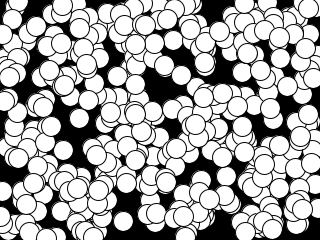
Frame 1 (no input)
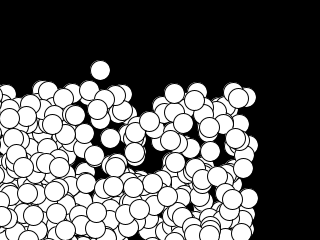
Frame 60 (the mouse pressed at the canvas centre just before this capture)
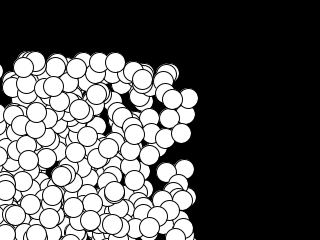
Frame 120 (the mouse held since frame 60 and released just before this capture)

The Processing sketch that drew these frames (run headless with seeded random() and noise(); from frame 60 on, the mouse is pressed at the canvas centre):

// Processing sketch: Class14_05BallsObjectsArrays
// ── Class14_05BallsObjectsArrays.pde
Ball[] b;

void setup() {
  size(320, 240);

  // how big the array is going to be
  b = new Ball[400];

  // as long as i is less than array length
  // keep looping
  for (int i = 0; i < b.length; i++) {

    int rX = int(random(0, width));
    int rY = int(random(0, height));
    b[i] = new Ball(rX, rY);
  }
}

void draw() {
  background(0);

  // another for loop to move and render
  for (int i = 0; i < b.length; i++) {
    b[i].render();
    b[i].move();
  }
}

class Ball {
  // fields
  int x, y;
  int xSpeed, ySpeed;
  int c;

  Ball(int parameterX, int parameterY) {
    // parameters
    x = parameterX;
    y = parameterY;

    // defaults
    xSpeed = 10;
    ySpeed = 10;
    c = 20;
  }

  // draw the ball
  void render() {
    ellipseMode(CENTER);
    fill(255);
    ellipse(x, y, c, c);
  }

  // move it
  void move() {
    // move the ball
    x += xSpeed;
    y += ySpeed;

    if (x<0||x>width) {
      xSpeed = xSpeed * -1;
    }

    if (y<0||y>height) {
      ySpeed = ySpeed * -1;
    }
  }
}
